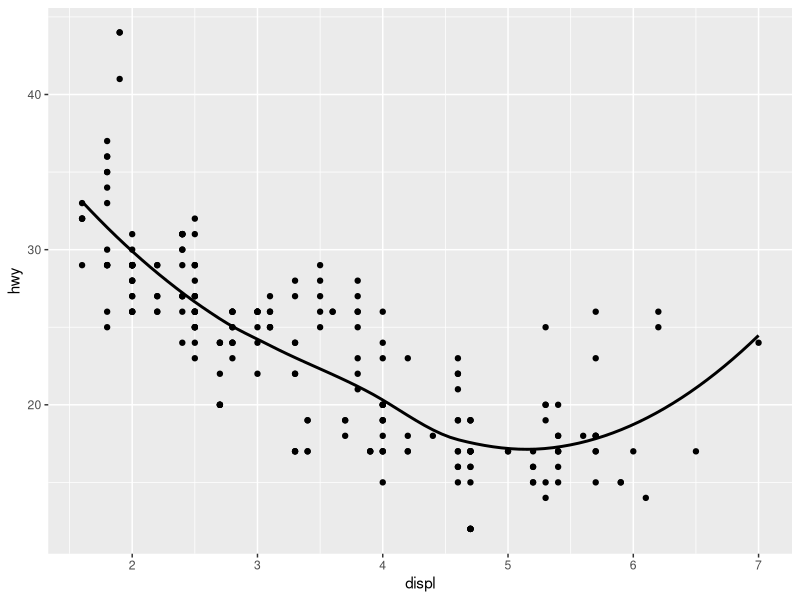
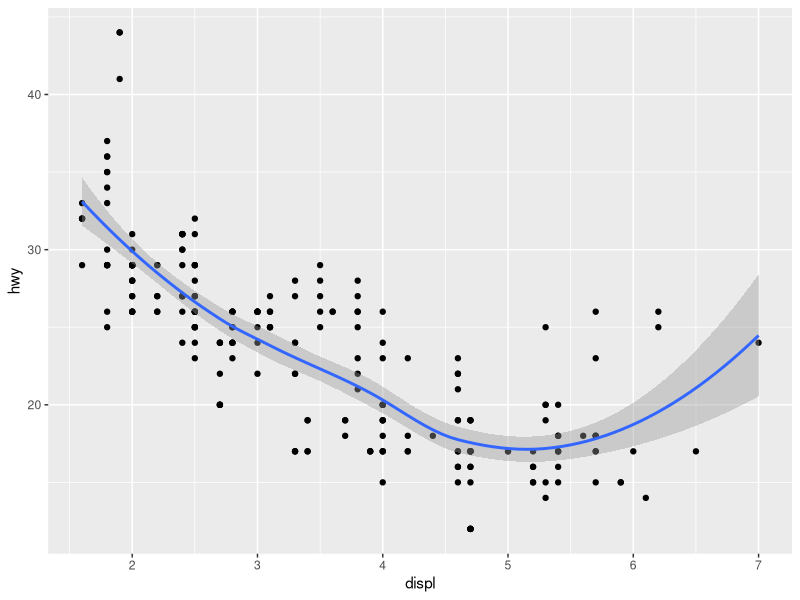
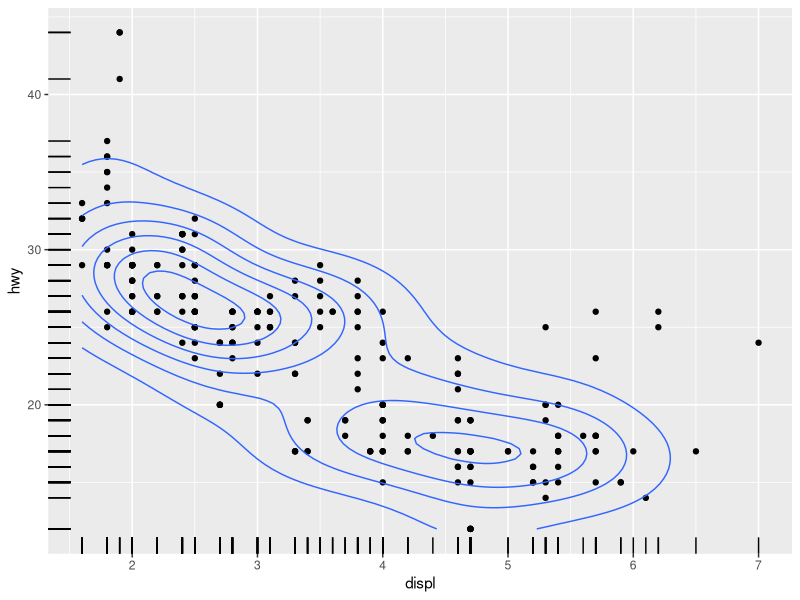
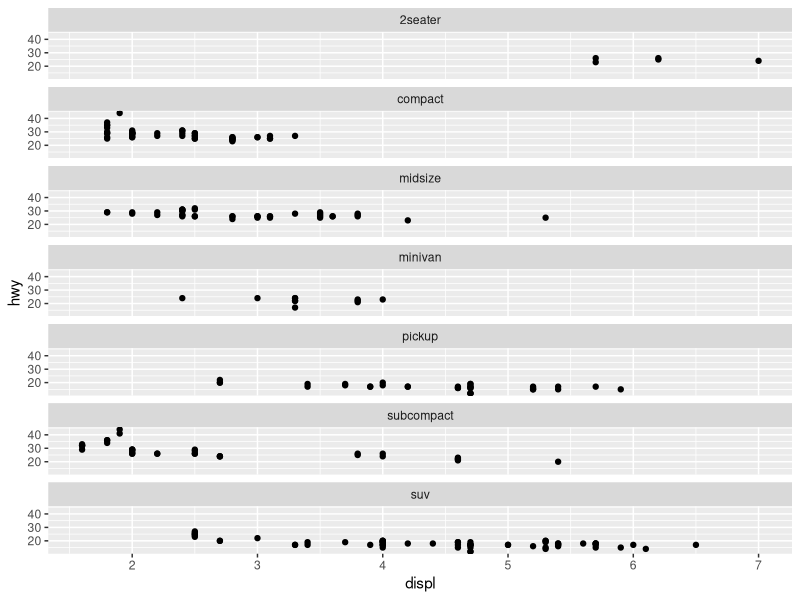
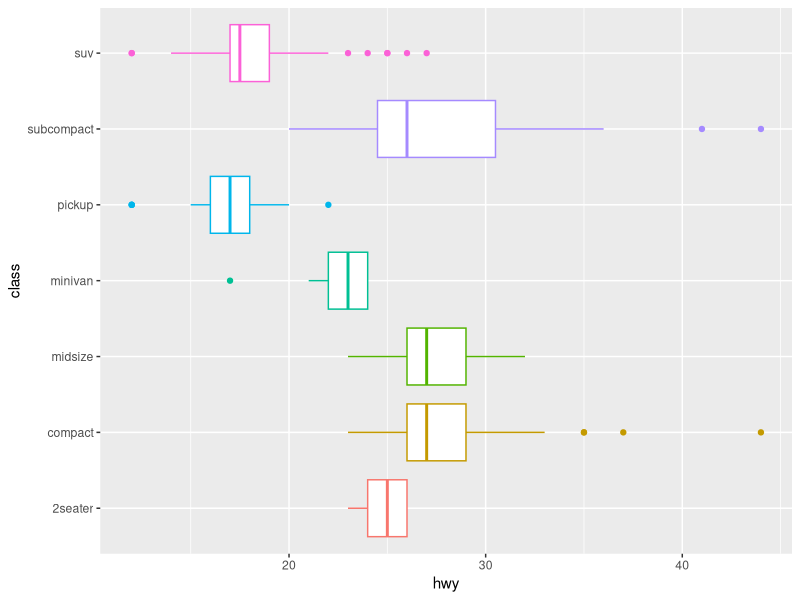
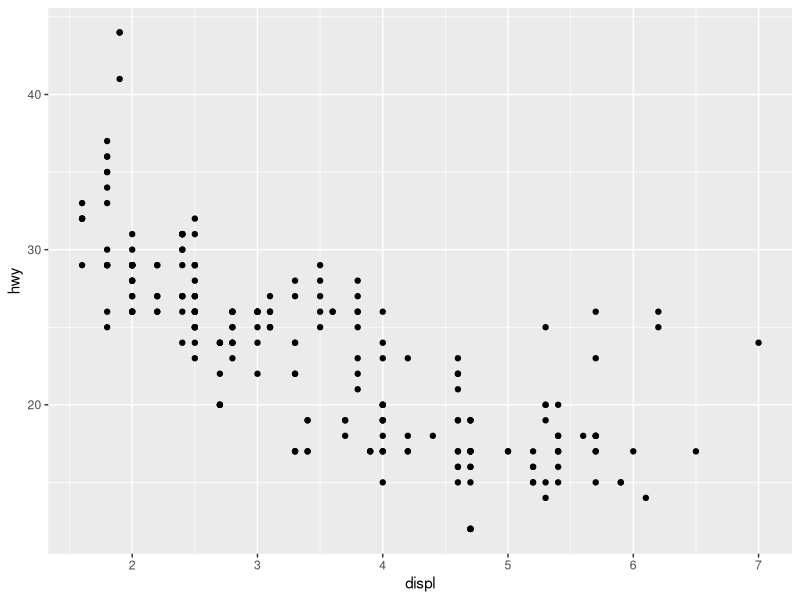

Write R code to recreate these figures, in order.
## ---- chunk 1
library(ggplot2)
library(tidyr)
library(dplyr)
## ---- chunk 2
p <- ggplot(data = mpg, aes(x = displ, y = hwy))+
         geom_point()
## ---- chunk 3
ggplot(data = mpg, aes(x = displ, y = hwy))+
  geom_point()+
  geom_smooth(se = FALSE, color = "black")
## ---- chunk 4
p + 
  geom_smooth()
## ---- chunk 5
p +
  geom_density2d()+
  geom_rug()
## ---- chunk 6
mpg  %>% 
  ggplot()+
  geom_point(mapping= aes(x = displ, y = hwy))+
  facet_wrap(~class,nrow = 7)
## ---- chunk 7
ggplot(data = mpg, mapping = aes(x= class, y = hwy))+
  geom_boxplot(aes(color = class), show.legend = FALSE)+
  coord_flip()
## ---- chunk 8
savinit <-ggplot(data = mpg)+
  geom_point(aes(x = displ, y = hwy))+
  xlab("the x axis")+
  ylab("the y axis")+
  ggtitle("this is my title")+
  theme_classic()+
  facet_wrap(~class)

## ---- chunk 9
ggsave("plot.jpg",p)
